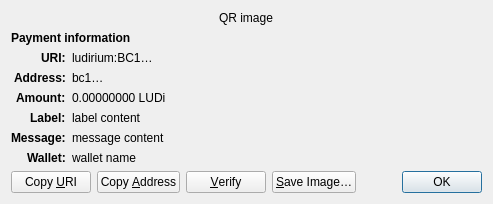
<?xml version="1.0" encoding="UTF-8"?>
<ui version="4.0">
 <class>ReceiveRequestDialog</class>
 <widget class="QDialog" name="ReceiveRequestDialog">
  <property name="geometry">
   <rect>
    <x>0</x>
    <y>0</y>
    <width>413</width>
    <height>229</height>
   </rect>
  </property>
  <property name="windowTitle">
   <string>Request payment to …</string>
  </property>
  <layout class="QGridLayout" name="gridLayout" columnstretch="0,1">
   <property name="sizeConstraint">
    <enum>QLayout::SetFixedSize</enum>
   </property>
   <item row="0" column="0" colspan="2" alignment="Qt::AlignHCenter">
    <widget class="QRImageWidget" name="qr_code">
     <property name="text">
      <string notr="true">QR image</string>
     </property>
     <property name="textInteractionFlags">
      <set>Qt::NoTextInteraction</set>
     </property>
    </widget>
   </item>
   <item row="1" column="0" colspan="2">
    <widget class="QLabel" name="payment_header">
     <property name="font">
      <font>
       <weight>75</weight>
       <bold>true</bold>
      </font>
     </property>
     <property name="text">
      <string>Payment information</string>
     </property>
     <property name="textInteractionFlags">
      <set>Qt::NoTextInteraction</set>
     </property>
    </widget>
   </item>
   <item row="2" column="0" alignment="Qt::AlignRight|Qt::AlignTop">
    <widget class="QLabel" name="uri_tag">
     <property name="font">
      <font>
       <weight>75</weight>
       <bold>true</bold>
      </font>
     </property>
     <property name="text">
      <string notr="true">URI:</string>
     </property>
     <property name="textFormat">
      <enum>Qt::PlainText</enum>
     </property>
     <property name="textInteractionFlags">
      <set>Qt::NoTextInteraction</set>
     </property>
    </widget>
   </item>
   <item row="2" column="1" alignment="Qt::AlignTop">
    <widget class="QLabel" name="uri_content">
     <property name="text">
      <string notr="true">ludirium:BC1…</string>
     </property>
     <property name="textFormat">
      <enum>Qt::RichText</enum>
     </property>
     <property name="wordWrap">
      <bool>true</bool>
     </property>
     <property name="textInteractionFlags">
      <set>Qt::TextSelectableByMouse</set>
     </property>
    </widget>
   </item>
   <item row="3" column="0" alignment="Qt::AlignRight|Qt::AlignTop">
    <widget class="QLabel" name="address_tag">
     <property name="font">
      <font>
       <weight>75</weight>
       <bold>true</bold>
      </font>
     </property>
     <property name="text">
      <string>Address:</string>
     </property>
     <property name="textInteractionFlags">
      <set>Qt::NoTextInteraction</set>
     </property>
    </widget>
   </item>
   <item row="3" column="1" alignment="Qt::AlignTop">
    <widget class="QLabel" name="address_content">
     <property name="text">
      <string notr="true">bc1…</string>
     </property>
     <property name="textFormat">
      <enum>Qt::PlainText</enum>
     </property>
     <property name="textInteractionFlags">
      <set>Qt::TextSelectableByMouse</set>
     </property>
    </widget>
   </item>
   <item row="4" column="0" alignment="Qt::AlignRight|Qt::AlignTop">
    <widget class="QLabel" name="amount_tag">
     <property name="font">
      <font>
       <weight>75</weight>
       <bold>true</bold>
      </font>
     </property>
     <property name="text">
      <string>Amount:</string>
     </property>
     <property name="textInteractionFlags">
      <set>Qt::NoTextInteraction</set>
     </property>
    </widget>
   </item>
   <item row="4" column="1" alignment="Qt::AlignTop">
    <widget class="QLabel" name="amount_content">
     <property name="text">
      <string notr="true">0.00000000 LUDi</string>
     </property>
     <property name="textFormat">
      <enum>Qt::PlainText</enum>
     </property>
     <property name="textInteractionFlags">
      <set>Qt::TextSelectableByMouse</set>
     </property>
    </widget>
   </item>
   <item row="5" column="0" alignment="Qt::AlignRight|Qt::AlignTop">
    <widget class="QLabel" name="label_tag">
     <property name="font">
      <font>
       <weight>75</weight>
       <bold>true</bold>
      </font>
     </property>
     <property name="text">
      <string>Label:</string>
     </property>
     <property name="textInteractionFlags">
      <set>Qt::NoTextInteraction</set>
     </property>
    </widget>
   </item>
   <item row="5" column="1" alignment="Qt::AlignTop">
    <widget class="QLabel" name="label_content">
     <property name="text">
      <string notr="true">label content</string>
     </property>
     <property name="textFormat">
      <enum>Qt::PlainText</enum>
     </property>
     <property name="wordWrap">
      <bool>true</bool>
     </property>
     <property name="textInteractionFlags">
      <set>Qt::TextSelectableByMouse</set>
     </property>
    </widget>
   </item>
   <item row="6" column="0" alignment="Qt::AlignRight|Qt::AlignTop">
    <widget class="QLabel" name="message_tag">
     <property name="font">
      <font>
       <weight>75</weight>
       <bold>true</bold>
      </font>
     </property>
     <property name="text">
      <string>Message:</string>
     </property>
     <property name="textInteractionFlags">
      <set>Qt::NoTextInteraction</set>
     </property>
    </widget>
   </item>
   <item row="6" column="1" alignment="Qt::AlignTop">
    <widget class="QLabel" name="message_content">
     <property name="text">
      <string notr="true">message content</string>
     </property>
     <property name="textFormat">
      <enum>Qt::PlainText</enum>
     </property>
     <property name="wordWrap">
      <bool>true</bool>
     </property>
     <property name="textInteractionFlags">
      <set>Qt::TextSelectableByMouse</set>
     </property>
    </widget>
   </item>
   <item row="7" column="0" alignment="Qt::AlignRight|Qt::AlignTop">
    <widget class="QLabel" name="wallet_tag">
     <property name="font">
      <font>
       <weight>75</weight>
       <bold>true</bold>
      </font>
     </property>
     <property name="text">
      <string>Wallet:</string>
     </property>
     <property name="textInteractionFlags">
      <set>Qt::NoTextInteraction</set>
     </property>
    </widget>
   </item>
   <item row="7" column="1" alignment="Qt::AlignTop">
    <widget class="QLabel" name="wallet_content">
     <property name="text">
      <string notr="true">wallet name</string>
     </property>
     <property name="textFormat">
      <enum>Qt::PlainText</enum>
     </property>
     <property name="wordWrap">
      <bool>true</bool>
     </property>
     <property name="textInteractionFlags">
      <set>Qt::TextSelectableByMouse</set>
     </property>
    </widget>
   </item>
   <item row="8" column="0" colspan="2">
    <layout class="QHBoxLayout" name="horizontalLayout">
     <item>
      <widget class="QPushButton" name="btnCopyURI">
       <property name="text">
        <string>Copy &amp;URI</string>
       </property>
       <property name="autoDefault">
        <bool>false</bool>
       </property>
      </widget>
     </item>
     <item>
      <widget class="QPushButton" name="btnCopyAddress">
       <property name="text">
        <string>Copy &amp;Address</string>
       </property>
       <property name="autoDefault">
        <bool>false</bool>
       </property>
      </widget>
     </item>
     <item>
      <widget class="QPushButton" name="btnVerify">
       <property name="text">
        <string>&amp;Verify</string>
       </property>
       <property name="toolTip">
        <string>Verify this address on e.g. a hardware wallet screen</string>
       </property>
       <property name="autoDefault">
        <bool>false</bool>
       </property>
      </widget>
     </item>
     <item>
      <widget class="QPushButton" name="btnSaveAs">
       <property name="text">
        <string>&amp;Save Image…</string>
       </property>
       <property name="autoDefault">
        <bool>false</bool>
       </property>
      </widget>
     </item>
     <item>
      <spacer name="horizontalSpacer_2">
       <property name="orientation">
        <enum>Qt::Horizontal</enum>
       </property>
       <property name="sizeHint" stdset="0">
        <size>
         <width>40</width>
         <height>20</height>
        </size>
       </property>
      </spacer>
     </item>
     <item>
      <widget class="QDialogButtonBox" name="buttonBox">
       <property name="focusPolicy">
        <enum>Qt::StrongFocus</enum>
       </property>
       <property name="standardButtons">
        <set>QDialogButtonBox::Ok</set>
       </property>
      </widget>
     </item>
    </layout>
   </item>
  </layout>
 </widget>
 <customwidgets>
  <customwidget>
   <class>QRImageWidget</class>
   <extends>QLabel</extends>
   <header>qt/qrimagewidget.h</header>
  </customwidget>
 </customwidgets>
 <tabstops>
  <tabstop>buttonBox</tabstop>
  <tabstop>btnCopyURI</tabstop>
  <tabstop>btnCopyAddress</tabstop>
  <tabstop>btnSaveAs</tabstop>
 </tabstops>
 <resources/>
 <connections>
  <connection>
   <sender>buttonBox</sender>
   <signal>accepted()</signal>
   <receiver>ReceiveRequestDialog</receiver>
   <slot>accept()</slot>
   <hints>
    <hint type="sourcelabel">
     <x>135</x>
     <y>230</y>
    </hint>
    <hint type="destinationlabel">
     <x>135</x>
     <y>126</y>
    </hint>
   </hints>
  </connection>
 </connections>
</ui>
